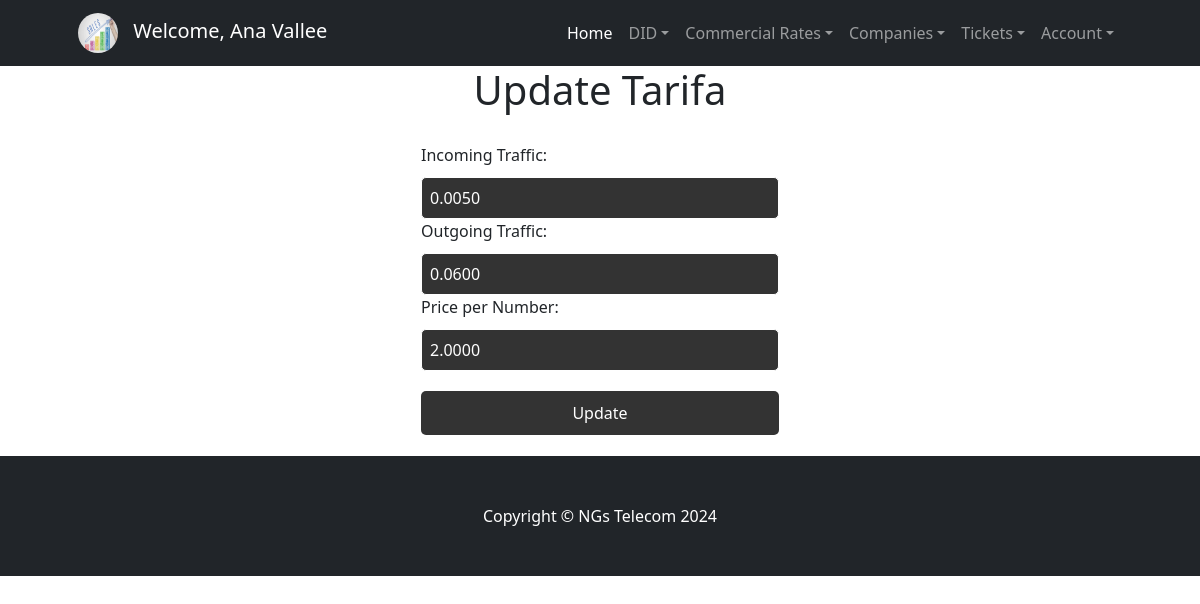
Screenshot of /DIDs/Tarifa/Update/1/ (signed in) with the database file from the repository.
### accounts/models.py (models this page shows, shortened)
class CustomUser(AbstractUser):
    email = models.EmailField(unique=True)
    is_technical = models.BooleanField(default=False)
    is_commercial = models.BooleanField(default=False)
    avatar = models.ImageField(upload_to='avatars/', null=True, blank=True)  # Nuevo campo para el avatar
    USERNAME_FIELD = 'username'
    REQUIRED_FIELDS = ['email', 'first_name', 'last_name']

### DIDs/models.py (models this page shows, shortened)
class Tarifa(models.Model):
    trafico_entrante = models.DecimalField(max_digits=6, decimal_places=4)
    trafico_saliente = models.DecimalField(max_digits=6, decimal_places=4)
    precio_por_numero = models.DecimalField(max_digits=6, decimal_places=4)
    pais = models.CharField(max_length=30)

### DIDs/views.py (the view)
# urls.py: path('Tarifa/Update/<int:pk>/', TarifaUpdateView.as_view(), name='UpdateTarifa'),
@method_decorator(login_required, name='dispatch')
@method_decorator(technical_or_commercial_or_superuser_required, name='dispatch')
class TarifaUpdateView(UpdateView):
    model = Tarifa
    template_name = 'dids/UpdatePrice.html'
    fields = ['trafico_entrante', 'trafico_saliente', 'precio_por_numero']
    success_url = reverse_lazy('BusTar')

### DIDs/templates/dids/UpdatePrice.html (shortened to what this page needs)
<!DOCTYPE html>
<html lang="en">
<head>
</head>
<body>
    {% extends "dids/inicio.html" %} {% load static %}
    {% block contenidoQueCambia %}
    <h1>Update Tarifa</h1>
    <form method="POST">
        <label for="trafico_entrante">Incoming Traffic:</label>
        <input type="number" id="trafico_entrante" name="trafico_entrante" value="{{ object.trafico_entrante }}" required step="0.0001">
        <label for="trafico_saliente">Outgoing Traffic:</label>
        <input type="number" id="trafico_saliente" name="trafico_saliente" value="{{ object.trafico_saliente }}" required step="0.0001">
        <label for="precio_por_numero">Price per Number:</label>
        <input type="number" id="precio_por_numero" name="precio_por_numero" value="{{ object.precio_por_numero }}" required step="0.0001">
        <input type="submit" value="Update">
    </form>
    {% endblock %}

### DIDs/templates/dids/inicio.html (shortened to what this page needs)
{% load static %}
<!DOCTYPE html>
<html lang="en">
<head>
    <link href="https://cdn.jsdelivr.net/npm/bootstrap-icons@1.4.1/font/bootstrap-icons.css" rel="stylesheet" />
    <link href="css/styles.css" rel="stylesheet" />
    <link href="{% static 'dids/css/styles.css' %}" rel="stylesheet" />
</head>
<body>
    <nav class="navbar navbar-expand-lg navbar-dark bg-dark">
        <div class="container px-lg-5">
            {% if user.is_authenticated %}
                <div class="navbar-brand">
                    {% if user.avatar %}
                        <img src="{{ user.avatar.url }}" alt="Avatar" class="avatar" style="border-radius: 50%; width: 40px; height: 40px; margin-right: 10px;">
                    {% else %}
                        <img src="{% static 'default-avatar.png' %}" alt="Avatar" class="avatar" style="border-radius: 50%; width: 40px; height: 40px; margin-right: 10px;">
                    {% endif %}
                    Welcome, {{ user.first_name }} {{ user.last_name }}
                </div>
            {% else %}
                <a class="navbar-brand" href="#!">NGs Telecom</a>
            {% endif %}
            <div class="collapse navbar-collapse" id="navbarSupportedContent">
                <ul class="navbar-nav ms-auto mb-2 mb-lg-0">
                    <li class="nav-item">
                        <a class="nav-link active" aria-current="page" href="{% url 'Inicio' %}">Home</a>
                    </li>
                    {% if user.is_authenticated %}
                        {% if user.is_technical %}
                            <li class="nav-item dropdown">
                                <a class="nav-link dropdown-toggle" href="#" id="navbarDropdownDID" role="button" data-bs-toggle="dropdown"
                                    aria-expanded="false">DID</a>
                                <ul class="dropdown-menu" aria-labelledby="navbarDropdownDID">
                                    <li><a class="dropdown-item" href="{% url 'RegDIDs' %}">New Number</a></li>
                                    <li><a class="dropdown-item" href="{% url 'BusDIDs' %}">Search Number</a></li>
                                    <li><a class="dropdown-item" href="{% url 'BusDIDsByCompany' %}">Edit Numbers</a></li>
                                </ul>
                            </li>
                            <li class="nav-item dropdown">
                                <a class="nav-link dropdown-toggle" href="#" id="navbarDropdownRates" role="button" data-bs-toggle="dropdown"
                                    aria-expanded="false">Commercial Rates</a>
                                <ul class="dropdown-menu" aria-labelledby="navbarDropdownRates">
                                    <li><a class="dropdown-item" href="{% url 'RegTar' %}">New Offer</a></li>
                                    <li><a class="dropdown-item" href="{% url 'BusTar' %}">Search Rate</a></li>
                                </ul>
                            </li>
                            <li class="nav-item dropdown">
                                <a class="nav-link dropdown-toggle" href="#" id="navbarDropdownCompanies" role="button" data-bs-toggle="dropdown"
                                    aria-expanded="false">Companies</a>
                                <ul class="dropdown-menu" aria-labelledby="navbarDropdownCompanies">
                                    <li><a class="dropdown-item" href="{% url 'RegComp' %}">New Company</a></li>
                                    <li><a class="dropdown-item" href="{% url 'BusComp' %}">Search Company</a></li>
                                </ul>
                            </li>
                        {% elif user.is_commercial %}
                            <li class="nav-item dropdown">
                                <a class="nav-link dropdown-toggle" href="#" id="navbarDropdownDID" role="button" data-bs-toggle="dropdown"
                                    aria-expanded="false">DID</a>
                            </li>
                            <li class="nav-item dropdown">
                                <a class="nav-link dropdown-toggle" href="#" id="navbarDropdownRates" role="button" data-bs-toggle="dropdown"
                                    aria-expanded="false">Commercial Rates</a>
                            </li>
                            <li class="nav-item dropdown">
                                <a class="nav-link dropdown-toggle" href="#" id="navbarDropdownCompanies" role="button" data-bs-toggle="dropdown"
                                    aria-expanded="false">Companies</a>
                            </li>
                        {% endif %}
                        <li class="nav-item dropdown">
                            <a class="nav-link dropdown-toggle" href="#" id="navbarDropdownTickets" role="button" data-bs-toggle="dropdown"
                                aria-expanded="false">Tickets</a>
                        </li>
                        <li class="nav-item dropdown">
                            <a class="nav-link dropdown-toggle" href="#" id="navbarDropdownAccount" role="button" data-bs-toggle="dropdown"
                                aria-expanded="false">Account</a>
                        </li>
                    {% else %}
                        <li class="nav-item">
                            <a class="nav-link" href="{% url 'Login' %}">Sign In</a>
                        </li>
                    {% endif %}
                </ul>
            </div>
        </div>
    </nav>
    {% block contenidoQueCambia %}{% endblock %}
<footer class="py-5 bg-dark">
    <div class="container">
        <p class="m-0 text-center text-white">Copyright &copy; NGs Telecom 2024</p>
    </div>
</footer>
</body>
</html>

### DIDs/templates/dids/UpdatePrice.html (style rules this page uses)
body { background-color: black; color: white; font-family: Arial, sans-serif; }
h1 { text-align: center; }
form { max-width: 400px; margin: 0 auto; padding: 20px; border: 1px solid white; border-radius: 10px; }
label, input { display: block; width: 100%; margin-bottom: 10px; }
input[type="number"] { padding: 8px; border-radius: 5px; border: 1px solid white; background-color: #333; color: white; }
input[type="submit"] { padding: 10px 20px; border: none; border-radius: 5px; background-color: #333; color: white; cursor: pointer; margin-top: 20px; }

### rows the page displays
CustomUser: avatar (picture), first_name "Ana", last_name "Vallee"
Tarifa: trafico_entrante "0.0050", trafico_saliente "0.0600", precio_por_numero "2.0000"
